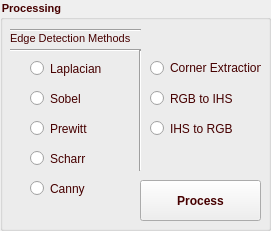
       <widget class="QGroupBox" name="groupBox">
        <property name="geometry">
         <rect>
          <x>150</x>
          <y>20</y>
          <width>271</width>
          <height>231</height>
         </rect>
        </property>
        <property name="palette">
         <palette>
          <active>
           <colorrole role="WindowText">
            <brush brushstyle="SolidPattern">
             <color alpha="255">
              <red>70</red>
              <green>0</green>
              <blue>0</blue>
             </color>
            </brush>
           </colorrole>
           <colorrole role="Text">
            <brush brushstyle="SolidPattern">
             <color alpha="255">
              <red>70</red>
              <green>0</green>
              <blue>0</blue>
             </color>
            </brush>
           </colorrole>
           <colorrole role="ButtonText">
            <brush brushstyle="SolidPattern">
             <color alpha="255">
              <red>70</red>
              <green>0</green>
              <blue>0</blue>
             </color>
            </brush>
           </colorrole>
          </active>
          <inactive>
           <colorrole role="WindowText">
            <brush brushstyle="SolidPattern">
             <color alpha="255">
              <red>70</red>
              <green>0</green>
              <blue>0</blue>
             </color>
            </brush>
           </colorrole>
           <colorrole role="Text">
            <brush brushstyle="SolidPattern">
             <color alpha="255">
              <red>70</red>
              <green>0</green>
              <blue>0</blue>
             </color>
            </brush>
           </colorrole>
           <colorrole role="ButtonText">
            <brush brushstyle="SolidPattern">
             <color alpha="255">
              <red>70</red>
              <green>0</green>
              <blue>0</blue>
             </color>
            </brush>
           </colorrole>
          </inactive>
          <disabled>
           <colorrole role="WindowText">
            <brush brushstyle="SolidPattern">
             <color alpha="255">
              <red>70</red>
              <green>0</green>
              <blue>0</blue>
             </color>
            </brush>
           </colorrole>
           <colorrole role="Text">
            <brush brushstyle="SolidPattern">
             <color alpha="255">
              <red>70</red>
              <green>0</green>
              <blue>0</blue>
             </color>
            </brush>
           </colorrole>
           <colorrole role="ButtonText">
            <brush brushstyle="SolidPattern">
             <color alpha="255">
              <red>70</red>
              <green>0</green>
              <blue>0</blue>
             </color>
            </brush>
           </colorrole>
          </disabled>
         </palette>
        </property>
        <property name="font">
         <font>
          <family>Nirmala UI</family>
          <pointsize>8</pointsize>
          <weight>75</weight>
          <bold>true</bold>
         </font>
        </property>
        <property name="autoFillBackground">
         <bool>false</bool>
        </property>
        <property name="styleSheet">
         <string notr="true">background-image:url(./images/b1.png);
color:rgb(70,0,0)</string>
        </property>
        <property name="title">
         <string>Processing</string>
        </property>
        <property name="flat">
         <bool>false</bool>
        </property>
        <widget class="QRadioButton" name="rBtnLaplacian">
         <property name="geometry">
          <rect>
           <x>30</x>
           <y>60</y>
           <width>81</width>
           <height>17</height>
          </rect>
         </property>
         <property name="cursor">
          <cursorShape>PointingHandCursor</cursorShape>
         </property>
         <property name="styleSheet">
          <string notr="true">/*background-image:url(./images/b1.png);
color:rgb(70,0,0)*/</string>
         </property>
         <property name="text">
          <string>Laplacian</string>
         </property>
        </widget>
        <widget class="QRadioButton" name="rBtnSobel">
         <property name="geometry">
          <rect>
           <x>30</x>
           <y>90</y>
           <width>81</width>
           <height>17</height>
          </rect>
         </property>
         <property name="cursor">
          <cursorShape>PointingHandCursor</cursorShape>
         </property>
         <property name="styleSheet">
          <string notr="true">/*background-image:url(./images/b1.png);
color:rgb(70,0,0)*/</string>
         </property>
         <property name="text">
          <string>Sobel</string>
         </property>
        </widget>
        <widget class="QRadioButton" name="rBtnPrewitt">
         <property name="geometry">
          <rect>
           <x>30</x>
           <y>120</y>
           <width>71</width>
           <height>17</height>
          </rect>
         </property>
         <property name="cursor">
          <cursorShape>PointingHandCursor</cursorShape>
         </property>
         <property name="styleSheet">
          <string notr="true">/*background-image:url(./images/b1.png);
color:rgb(70,0,0)*/</string>
         </property>
         <property name="text">
          <string>Prewitt</string>
         </property>
        </widget>
        <widget class="Line" name="line">
         <property name="geometry">
          <rect>
           <x>10</x>
           <y>20</y>
           <width>131</width>
           <height>20</height>
          </rect>
         </property>
         <property name="orientation">
          <enum>Qt::Horizontal</enum>
         </property>
        </widget>
        <widget class="QLabel" name="label">
         <property name="geometry">
          <rect>
           <x>10</x>
           <y>30</y>
           <width>131</width>
           <height>16</height>
          </rect>
         </property>
         <property name="font">
          <font>
           <pointsize>8</pointsize>
          </font>
         </property>
         <property name="styleSheet">
          <string notr="true">/*background-image:url(./images/b1.png);
color:rgb(70,0,0)*/</string>
         </property>
         <property name="text">
          <string>Edge Detection Methods</string>
         </property>
        </widget>
        <widget class="Line" name="line_2">
         <property name="geometry">
          <rect>
           <x>10</x>
           <y>40</y>
           <width>131</width>
           <height>20</height>
          </rect>
         </property>
         <property name="orientation">
          <enum>Qt::Horizontal</enum>
         </property>
        </widget>
        <widget class="QRadioButton" name="rBtnCorner">
         <property name="geometry">
          <rect>
           <x>150</x>
           <y>60</y>
           <width>111</width>
           <height>16</height>
          </rect>
         </property>
         <property name="cursor">
          <cursorShape>PointingHandCursor</cursorShape>
         </property>
         <property name="styleSheet">
          <string notr="true">/*background-image:url(./images/b1.png);
color:rgb(70,0,0)*/</string>
         </property>
         <property name="text">
          <string>Corner Extraction</string>
         </property>
        </widget>
        <widget class="Line" name="line_3">
         <property name="geometry">
          <rect>
           <x>130</x>
           <y>50</y>
           <width>20</width>
           <height>121</height>
          </rect>
         </property>
         <property name="orientation">
          <enum>Qt::Vertical</enum>
         </property>
        </widget>
        <widget class="QRadioButton" name="rBtnRGB2IHS">
         <property name="geometry">
          <rect>
           <x>150</x>
           <y>90</y>
           <width>91</width>
           <height>17</height>
          </rect>
         </property>
         <property name="cursor">
          <cursorShape>PointingHandCursor</cursorShape>
         </property>
         <property name="styleSheet">
          <string notr="true">/*background-image:url(./images/b1.png);
color:rgb(70,0,0)*/</string>
         </property>
         <property name="text">
          <string>RGB to IHS</string>
         </property>
        </widget>
        <widget class="QRadioButton" name="rBtnIHS2RGB">
         <property name="geometry">
          <rect>
           <x>150</x>
           <y>120</y>
           <width>91</width>
           <height>17</height>
          </rect>
         </property>
         <property name="cursor">
          <cursorShape>PointingHandCursor</cursorShape>
         </property>
         <property name="styleSheet">
          <string notr="true">/*background-image:url(./images/b1.png);
color:rgb(70,0,0)*/</string>
         </property>
         <property name="text">
          <string>IHS to RGB</string>
         </property>
        </widget>
        <widget class="QRadioButton" name="rBtnScharr">
         <property name="geometry">
          <rect>
           <x>30</x>
           <y>150</y>
           <width>71</width>
           <height>17</height>
          </rect>
         </property>
         <property name="cursor">
          <cursorShape>PointingHandCursor</cursorShape>
         </property>
         <property name="styleSheet">
          <string notr="true">/*background-image:url(./images/b1.png);
color:rgb(70,0,0)*/</string>
         </property>
         <property name="text">
          <string>Scharr</string>
         </property>
        </widget>
        <widget class="QRadioButton" name="rBtnCanny">
         <property name="geometry">
          <rect>
           <x>30</x>
           <y>180</y>
           <width>71</width>
           <height>17</height>
          </rect>
         </property>
         <property name="cursor">
          <cursorShape>PointingHandCursor</cursorShape>
         </property>
         <property name="styleSheet">
          <string notr="true">/*background-image:url(./images/b1.png);
color:rgb(70,0,0)*/</string>
         </property>
         <property name="text">
          <string>Canny</string>
         </property>
        </widget>
        <widget class="QPushButton" name="btnAnalysisProcess">
         <property name="geometry">
          <rect>
           <x>140</x>
           <y>180</y>
           <width>121</width>
           <height>41</height>
          </rect>
         </property>
         <property name="palette">
          <palette>
           <active>
            <colorrole role="WindowText">
             <brush brushstyle="SolidPattern">
              <color alpha="255">
               <red>70</red>
               <green>0</green>
               <blue>0</blue>
              </color>
             </brush>
            </colorrole>
            <colorrole role="Text">
             <brush brushstyle="SolidPattern">
              <color alpha="255">
               <red>70</red>
               <green>0</green>
               <blue>0</blue>
              </color>
             </brush>
            </colorrole>
            <colorrole role="ButtonText">
             <brush brushstyle="SolidPattern">
              <color alpha="255">
               <red>70</red>
               <green>0</green>
               <blue>0</blue>
              </color>
             </brush>
            </colorrole>
           </active>
           <inactive>
            <colorrole role="WindowText">
             <brush brushstyle="SolidPattern">
              <color alpha="255">
               <red>70</red>
               <green>0</green>
               <blue>0</blue>
              </color>
             </brush>
            </colorrole>
            <colorrole role="Text">
             <brush brushstyle="SolidPattern">
              <color alpha="255">
               <red>70</red>
               <green>0</green>
               <blue>0</blue>
              </color>
             </brush>
            </colorrole>
            <colorrole role="ButtonText">
             <brush brushstyle="SolidPattern">
              <color alpha="255">
               <red>70</red>
               <green>0</green>
               <blue>0</blue>
              </color>
             </brush>
            </colorrole>
           </inactive>
           <disabled>
            <colorrole role="WindowText">
             <brush brushstyle="SolidPattern">
              <color alpha="255">
               <red>70</red>
               <green>0</green>
               <blue>0</blue>
              </color>
             </brush>
            </colorrole>
            <colorrole role="Text">
             <brush brushstyle="SolidPattern">
              <color alpha="255">
               <red>70</red>
               <green>0</green>
               <blue>0</blue>
              </color>
             </brush>
            </colorrole>
            <colorrole role="ButtonText">
             <brush brushstyle="SolidPattern">
              <color alpha="255">
               <red>70</red>
               <green>0</green>
               <blue>0</blue>
              </color>
             </brush>
            </colorrole>
           </disabled>
          </palette>
         </property>
         <property name="font">
          <font>
           <family>Nirmala UI</family>
           <pointsize>9</pointsize>
           <weight>75</weight>
           <bold>true</bold>
          </font>
         </property>
         <property name="cursor">
          <cursorShape>PointingHandCursor</cursorShape>
         </property>
         <property name="styleSheet">
          <string notr="true">background-image:url(./images/kb.png);
background-attachment: fixed;
color: rgb(70, 0, 0);</string>
         </property>
         <property name="text">
          <string>Process</string>
         </property>
        </widget>
       </widget>
